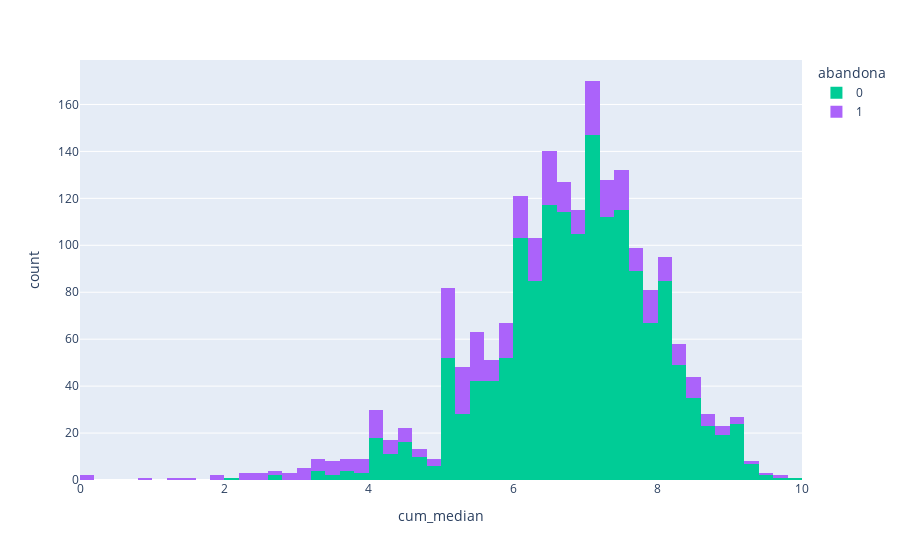
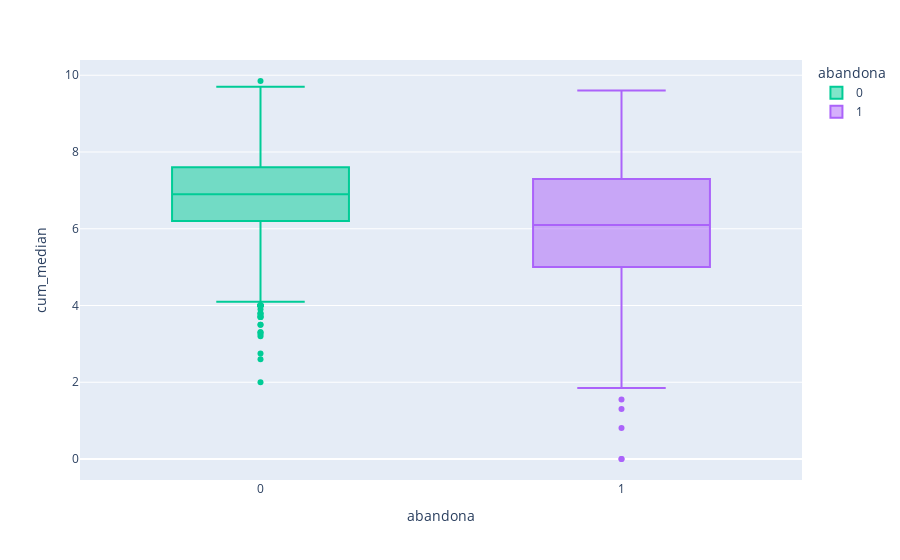
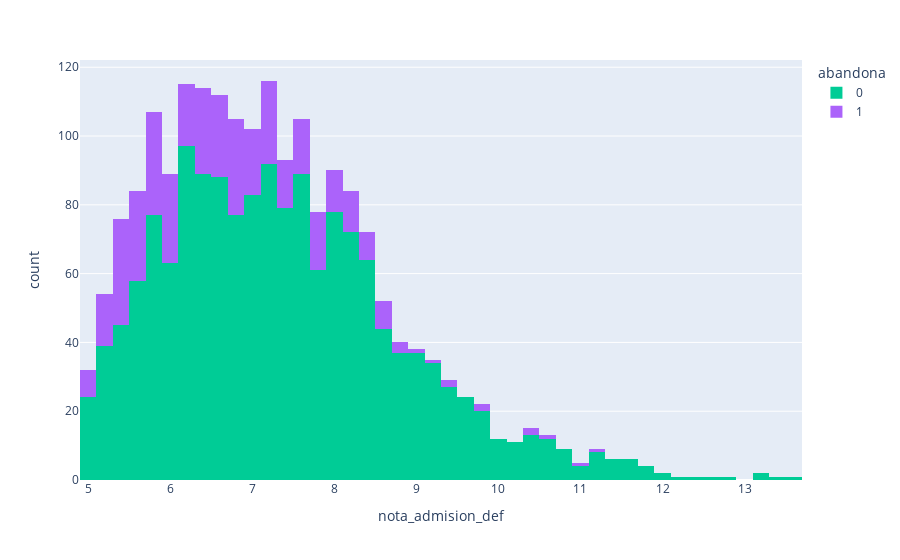
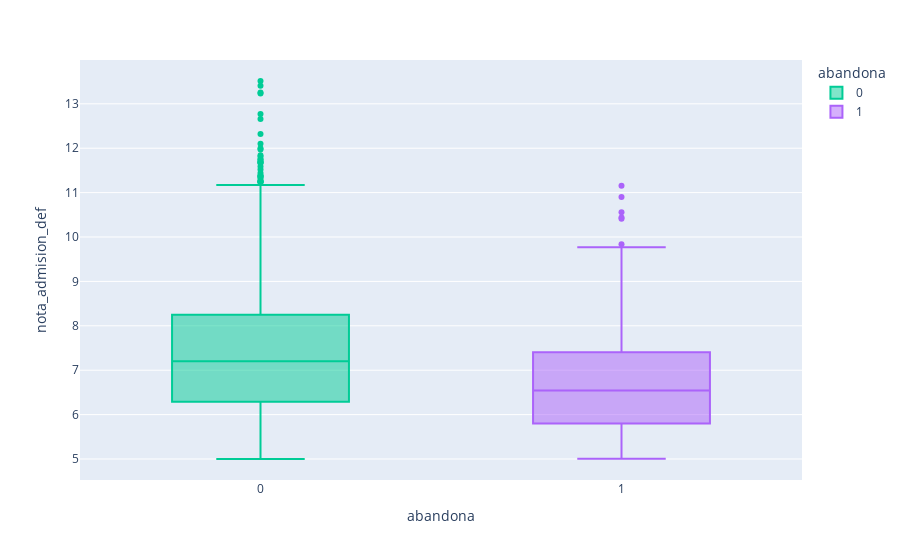

Notebook source saved alongside these figures, in order:
### Code cell
for col in numerical_cols:
    fig = px.histogram(dv_analys_record_personal_access,x=col, color='abandona',
                  color_discrete_map={'N':'Red','S':'Blue'})
    fig1 = px.box(dv_analys_record_personal_access, x="abandona", y=col,
                  color="abandona", color_discrete_map={'N':'Red','S':'Blue'})
    fig.show()
    fig1.show()

### Figure 1 — Plotly figure (JSON) as saved in the notebook; plotly's stock layout.template omitted (floating-point values rounded to 4 significant figures; data arrays with more than 128 entries replaced by an {"elided": "..."} marker saying what was removed)
{"data": [{"alignmentgroup": "True", "bingroup": "x", "hovertemplate": "abandona=0<br>cum_median=%{x}<br>count=%{y}<extra></extra>", "legendgroup": "0", "marker": {"color": "#00cc96"}, "name": "0", "offsetgroup": "0", "orientation": "v", "showlegend": true, "type": "histogram", "x": {"elided": "1593 float values"}, "xaxis": "x", "yaxis": "y"}, {"alignmentgroup": "True", "bingroup": "x", "hovertemplate": "abandona=1<br>cum_median=%{x}<br>count=%{y}<extra></extra>", "legendgroup": "1", "marker": {"color": "#ab63fa"}, "name": "1", "offsetgroup": "1", "orientation": "v", "showlegend": true, "type": "histogram", "x": {"elided": "375 float values"}, "xaxis": "x", "yaxis": "y"}], "layout": {"barmode": "relative", "legend": {"title": {"text": "abandona"}, "tracegroupgap": 0}, "margin": {"t": 60}, "xaxis": {"anchor": "y", "domain": [0, 1], "title": {"text": "cum_median"}}, "yaxis": {"anchor": "x", "domain": [0, 1], "title": {"text": "count"}}}}

### Figure 2 — Plotly figure (JSON) as saved in the notebook; plotly's stock layout.template omitted (floating-point values rounded to 4 significant figures; data arrays with more than 128 entries replaced by an {"elided": "..."} marker saying what was removed)
{"data": [{"alignmentgroup": "True", "hovertemplate": "abandona=%{x}<br>cum_median=%{y}<extra></extra>", "legendgroup": "0", "marker": {"color": "#00cc96"}, "name": "0", "notched": false, "offsetgroup": "0", "orientation": "v", "showlegend": true, "type": "box", "x": {"elided": "1593 int values"}, "x0": " ", "xaxis": "x", "y": {"elided": "1593 float values"}, "y0": " ", "yaxis": "y"}, {"alignmentgroup": "True", "hovertemplate": "abandona=%{x}<br>cum_median=%{y}<extra></extra>", "legendgroup": "1", "marker": {"color": "#ab63fa"}, "name": "1", "notched": false, "offsetgroup": "1", "orientation": "v", "showlegend": true, "type": "box", "x": {"elided": "375 int values"}, "x0": " ", "xaxis": "x", "y": {"elided": "375 float values"}, "y0": " ", "yaxis": "y"}], "layout": {"boxmode": "overlay", "legend": {"title": {"text": "abandona"}, "tracegroupgap": 0}, "margin": {"t": 60}, "xaxis": {"anchor": "y", "categoryarray": [0, 1], "categoryorder": "array", "domain": [0, 1], "title": {"text": "abandona"}}, "yaxis": {"anchor": "x", "domain": [0, 1], "title": {"text": "cum_median"}}}}

### Figure 3 — Plotly figure (JSON) as saved in the notebook; plotly's stock layout.template omitted (floating-point values rounded to 4 significant figures; data arrays with more than 128 entries replaced by an {"elided": "..."} marker saying what was removed)
{"data": [{"alignmentgroup": "True", "bingroup": "x", "hovertemplate": "abandona=0<br>nota_admision_def=%{x}<br>count=%{y}<extra></extra>", "legendgroup": "0", "marker": {"color": "#00cc96"}, "name": "0", "offsetgroup": "0", "orientation": "v", "showlegend": true, "type": "histogram", "x": {"elided": "1593 float values"}, "xaxis": "x", "yaxis": "y"}, {"alignmentgroup": "True", "bingroup": "x", "hovertemplate": "abandona=1<br>nota_admision_def=%{x}<br>count=%{y}<extra></extra>", "legendgroup": "1", "marker": {"color": "#ab63fa"}, "name": "1", "offsetgroup": "1", "orientation": "v", "showlegend": true, "type": "histogram", "x": {"elided": "375 float values"}, "xaxis": "x", "yaxis": "y"}], "layout": {"barmode": "relative", "legend": {"title": {"text": "abandona"}, "tracegroupgap": 0}, "margin": {"t": 60}, "xaxis": {"anchor": "y", "domain": [0, 1], "title": {"text": "nota_admision_def"}}, "yaxis": {"anchor": "x", "domain": [0, 1], "title": {"text": "count"}}}}

### Figure 4 — Plotly figure (JSON) as saved in the notebook; plotly's stock layout.template omitted (floating-point values rounded to 4 significant figures; data arrays with more than 128 entries replaced by an {"elided": "..."} marker saying what was removed)
{"data": [{"alignmentgroup": "True", "hovertemplate": "abandona=%{x}<br>nota_admision_def=%{y}<extra></extra>", "legendgroup": "0", "marker": {"color": "#00cc96"}, "name": "0", "notched": false, "offsetgroup": "0", "orientation": "v", "showlegend": true, "type": "box", "x": {"elided": "1593 int values"}, "x0": " ", "xaxis": "x", "y": {"elided": "1593 float values"}, "y0": " ", "yaxis": "y"}, {"alignmentgroup": "True", "hovertemplate": "abandona=%{x}<br>nota_admision_def=%{y}<extra></extra>", "legendgroup": "1", "marker": {"color": "#ab63fa"}, "name": "1", "notched": false, "offsetgroup": "1", "orientation": "v", "showlegend": true, "type": "box", "x": {"elided": "375 int values"}, "x0": " ", "xaxis": "x", "y": {"elided": "375 float values"}, "y0": " ", "yaxis": "y"}], "layout": {"boxmode": "overlay", "legend": {"title": {"text": "abandona"}, "tracegroupgap": 0}, "margin": {"t": 60}, "xaxis": {"anchor": "y", "categoryarray": [0, 1], "categoryorder": "array", "domain": [0, 1], "title": {"text": "abandona"}}, "yaxis": {"anchor": "x", "domain": [0, 1], "title": {"text": "nota_admision_def"}}}}
